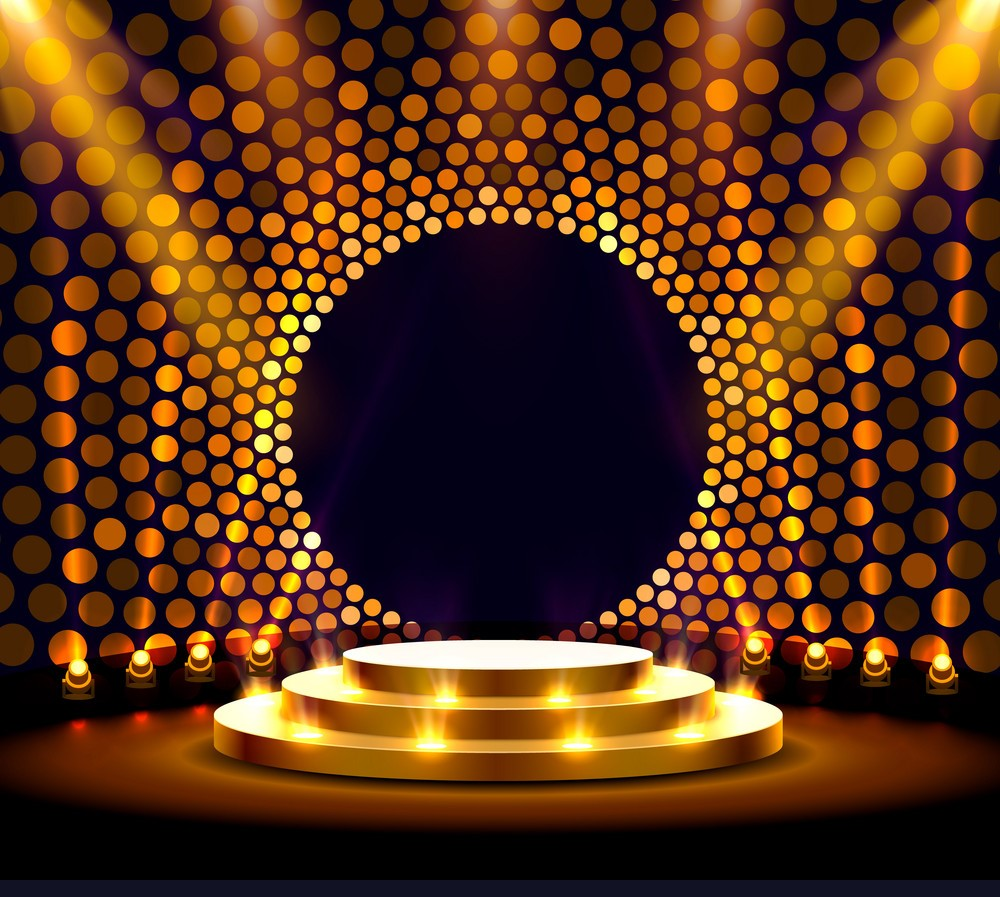
#> input picture FOP_ASSIGNMENT_21317503/Code/backdrop1.jpg, 1000 x 897 px, given in place of logo.jpg, which was not available
$ python spinal_tap.py
#> lines starting #> are read from the running program, lines starting #| are printed output that depends on the picture
import matplotlib.pyplot as plt
from matplotlib.animation import FuncAnimation
import os
import sys
import importlib

def display_menu():
    print("Choreography Menu:")
    print("1. Choreography 1")
    print("2. Choreography 2")
    print("3. Choreography 3")
    print("0. Exit")

    while True:
        try:
            choice = int(input("Enter your choice: "))
            if 0 <= choice <= 3:
                return choice
            else:
                print("Invalid choice. Please enter a number between 0 and 3.")
        except ValueError:
            print("Invalid input. Please enter a number.")


def setup_plot():
    fig, (ax0, ax1) = plt.subplots(2, 1, gridspec_kw={'height_ratios': [1, 10]}, figsize=(10, 10))

    ax0.set_aspect("equal")
    ax0.fill([0, 500, 500, 0], [0, 0, 50, 50], color="black")
    ax0.set_xlim(0, 500)
    ax0.set_ylim(0, 50)

    ax1.set_aspect("equal")
    ax1.set_xlim(0, 500)
    ax1.set_ylim(0, 500)
    backdrop_image = plt.imread("logo.jpg")
#> backdrop_image is the input picture: shape (897, 1000, 3); mean R, G, B 89, 49.5, 21.2
    ax1.imshow(backdrop_image, extent=[0, 500, 0, 500], alpha=0.5)

    return fig, ax0, ax1


def main():
    fig, ax0, ax1 = setup_plot()

    while True:
        choice = display_menu()

        if choice == 0:
            sys.exit("Exiting...")
        #file name
        module_name = f"choreography{choice}"
        try:
            choreography_module = importlib.import_module(module_name)
        except ModuleNotFoundError:
            print(f"Choreography {choice} is not available.")
            continue

        #  animation object from the choreography script
        animation = choreography_module.animation

        # Call the animation object
        animation(fig, ax0, ax1)

        # Show the plot
        plt.show()
#> this loop made 1 pass; the answer given on pass 1: 1


if __name__ == "__main__":
    main()
#> (the call stopped at in main, `animation(fig, ax0, ax1)`: choreography1 is not available in this run)
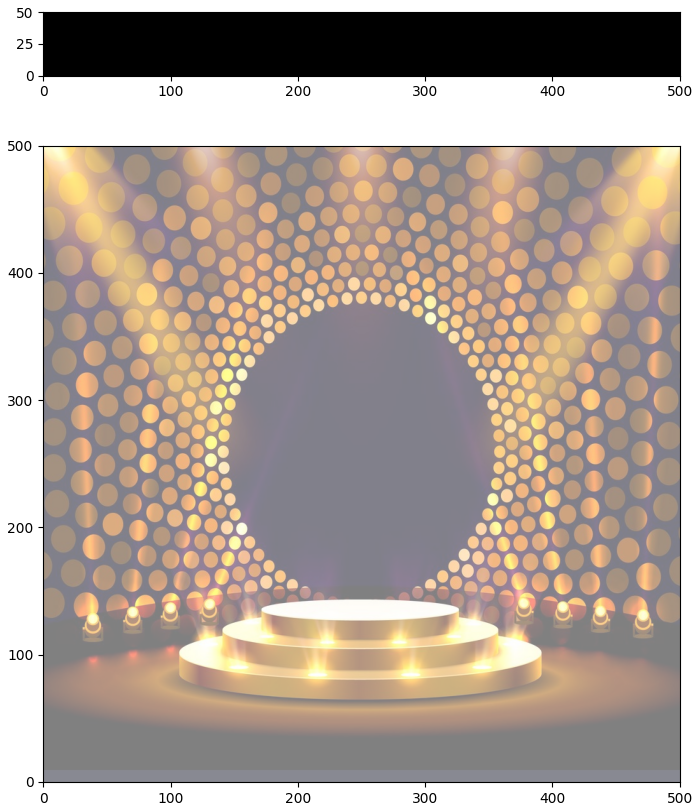
#> figure drawn by matplotlib, 2 panels

$ run again, on Code/backdrop.jpg
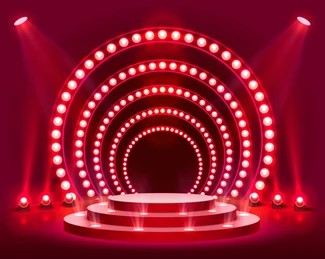
#> input picture Code/backdrop.jpg, 325 x 259 px, given in place of logo.jpg, which was not available
#> in setup_plot, backdrop_image is the input picture: shape (259, 325, 3); mean R, G, B 142.2, 22.3, 44.8
#> the loop in main, `while True:` made 1 pass; the answer given on pass 1: 1
#> `main()`:
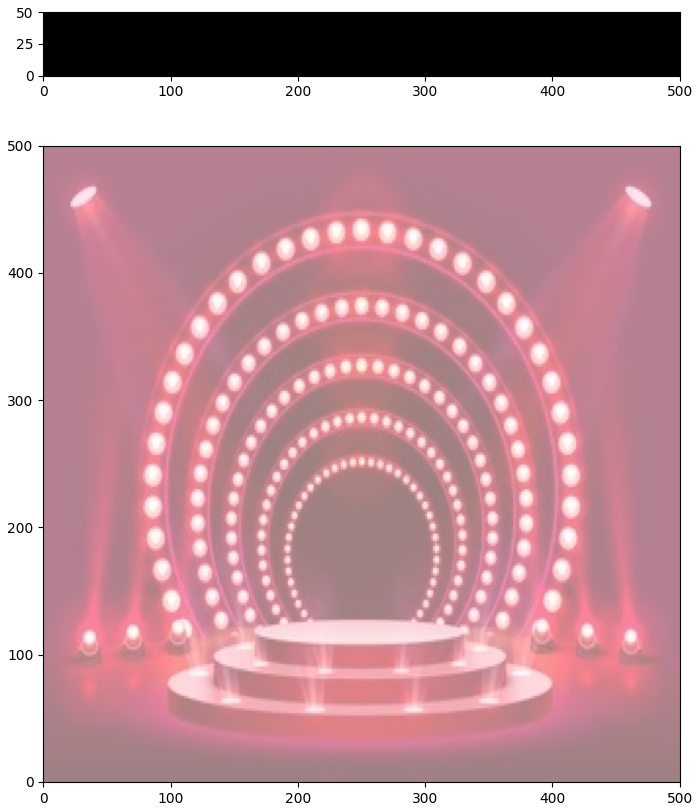
#> figure drawn by matplotlib, 2 panels
